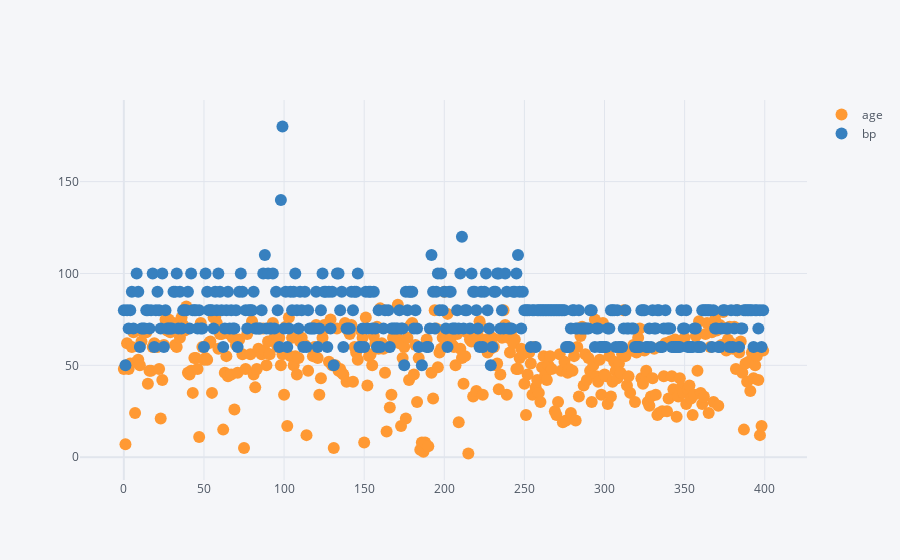

Notebook source saved alongside this figure:
### Code cell
data1[['age','bp']].iplot(kind='scatter',mode='markers')

### Figure 1 — Plotly figure (JSON) as saved in the notebook; plotly's stock layout.template omitted (floating-point values rounded to 4 significant figures; data arrays with more than 128 entries replaced by an {"elided": "..."} marker saying what was removed)
{"data": [{"line": {"color": "rgba(255, 153, 51, 1.0)", "dash": "solid", "shape": "linear", "width": 1.3}, "marker": {"size": 12, "symbol": "circle"}, "mode": "markers", "name": "age", "text": "", "type": "scatter", "x": {"elided": "400 int values"}, "y": {"elided": "400 mixed values"}}, {"line": {"color": "rgba(55, 128, 191, 1.0)", "dash": "solid", "shape": "linear", "width": 1.3}, "marker": {"size": 12, "symbol": "circle"}, "mode": "markers", "name": "bp", "text": "", "type": "scatter", "x": {"elided": "400 int values"}, "y": {"elided": "400 mixed values"}}], "layout": {"legend": {"bgcolor": "#F5F6F9", "font": {"color": "#4D5663"}}, "paper_bgcolor": "#F5F6F9", "plot_bgcolor": "#F5F6F9", "title": {"font": {"color": "#4D5663"}}, "xaxis": {"gridcolor": "#E1E5ED", "showgrid": true, "tickfont": {"color": "#4D5663"}, "title": {"font": {"color": "#4D5663"}, "text": ""}, "zerolinecolor": "#E1E5ED"}, "yaxis": {"gridcolor": "#E1E5ED", "showgrid": true, "tickfont": {"color": "#4D5663"}, "title": {"font": {"color": "#4D5663"}, "text": ""}, "zerolinecolor": "#E1E5ED"}}}
